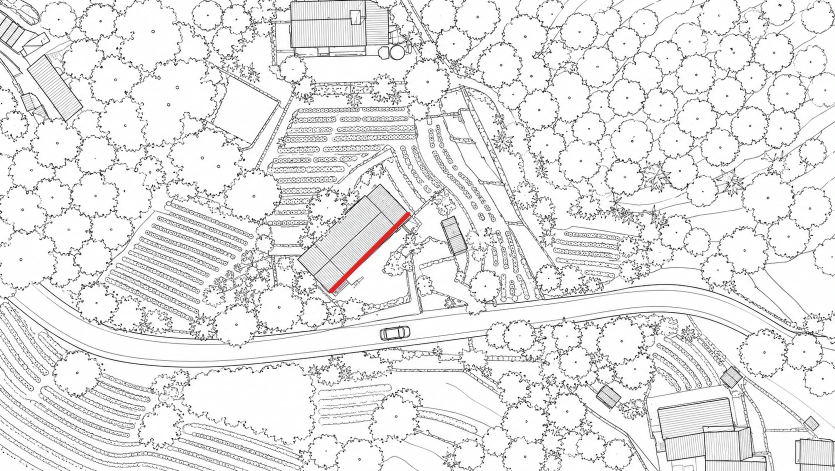
#> input picture input/site_plan.webp, 1670 x 942 px (shown at 1/2 size)
$ python image_to_cad.py ../input/site_plan.webp out.png
#> lines starting #> are read from the running program, lines starting #| are printed output that depends on the picture; after the words box and inside, x2 and y2 are one past the last pixel; in counts of white or black regions, pixels touching at a corner belong together
#!/usr/bin/env python3
"""Convert a raster site-plan line drawing into a scaled DXF.

The red reference line in the image gives the scale: its real length is
passed on the command line (default 19.5 m). Black linework is skeletonised
to 1-px centre lines, traced into polylines, simplified, and written in
millimetres (1 drawing unit = 1 mm) with the origin at the image's
bottom-left corner.
"""
import argparse
import math

import cv2
import ezdxf
import numpy as np
from PIL import Image
from skimage.morphology import skeletonize

NEIGHBOURS = [(-1, -1), (-1, 0), (-1, 1), (0, -1), (0, 1), (1, -1), (1, 0), (1, 1)]


def red_mask(rgb):
    r, g, b = (rgb[..., i].astype(int) for i in range(3))
    return (r > 140) & (r - g > 70) & (r - b > 70)


def measure_red_line(mask):
    """Return the red stroke's centre-line endpoints (px) and its length."""
    ys, xs = np.nonzero(mask)
    pts = np.stack([xs, ys], 1).astype(float)
    c = pts.mean(0)
    _, _, vt = np.linalg.svd(pts - c, full_matrices=False)
    d = vt[0]
    t = (pts - c) @ d
    extent = t.max() - t.min()
    width = len(pts) / extent  # stroke area / extent = mean stroke width
    # Round caps add half a stroke width at each end.
    half = width / 2
    p1 = c + d * (t.min() + half)
    p2 = c + d * (t.max() - half)
    return p1, p2, extent - width


def trace_skeleton(skel):
    """Split a 1-px skeleton into pixel paths between junctions/endpoints."""
    h, w = skel.shape
    padded = np.zeros((h + 2, w + 2), np.uint8)
    padded[1:-1, 1:-1] = skel
    k = np.ones((3, 3), np.uint8)
    deg = cv2.filter2D(padded, -1, k, borderType=cv2.BORDER_CONSTANT) - padded
    deg = deg * padded
    on = padded.astype(bool)
    node = on & (deg != 2)

    visited_edges = set()
    paths = []

    def walk(start, nxt):
        path = [start, nxt]
        prev, cur = start, nxt
        while not node[cur] and cur != start:
            moved = False
            for dy, dx in NEIGHBOURS:
                cand = (cur[0] + dy, cur[1] + dx)
                if cand != prev and on[cand]:
                    key = (min(cur, cand), max(cur, cand))
                    if key in visited_edges:
                        continue
                    visited_edges.add(key)
                    prev, cur = cur, cand
                    path.append(cur)
                    moved = True
                    break
            if not moved:
                break
        return path

    def start_from(p):
        for dy, dx in NEIGHBOURS:
            q = (p[0] + dy, p[1] + dx)
            if on[q]:
                key = (min(p, q), max(p, q))
                if key not in visited_edges:
                    visited_edges.add(key)
                    paths.append(walk(p, q))

    for p in zip(*np.nonzero(node)):
        start_from(p)
    # Remaining pixels belong to closed loops with no junction.
    for p in zip(*np.nonzero(on & ~node)):
        start_from(p)
    # Back to unpadded (x, y) coordinates.
    return [np.array([(c - 1, r - 1) for r, c in path], float) for path in paths]


def path_length(p):
    return float(np.sum(np.hypot(*np.diff(p, axis=0).T))) if len(p) > 1 else 0.0


def main():
    ap = argparse.ArgumentParser(description=__doc__)
    ap.add_argument("image")
    ap.add_argument("out_dxf")
    ap.add_argument("--red-length-m", type=float, default=19.5)
    ap.add_argument("--upscale", type=int, default=3)
    ap.add_argument("--threshold", type=int, default=205)
    ap.add_argument("--tolerance", type=float, default=0.35,
                    help="simplification tolerance in original pixels")
    ap.add_argument("--min-length", type=float, default=1.5,
                    help="drop isolated strokes shorter than this (original px)")
    ap.add_argument("--geom", help="also write plain-text geometry for geom2dwg")
    args = ap.parse_args()

    rgb = np.array(Image.open(args.image).convert("RGB"))
#> rgb is the input picture: shape (942, 1670, 3); mean R, G, B 231.7, 231.5, 231.5
    H, W = rgb.shape[:2]
#> H = 942; W = 1670
    red = red_mask(rgb)
#> in red_mask, `return (r > 140) & (r - g > 70) & (r - b > 70)`:
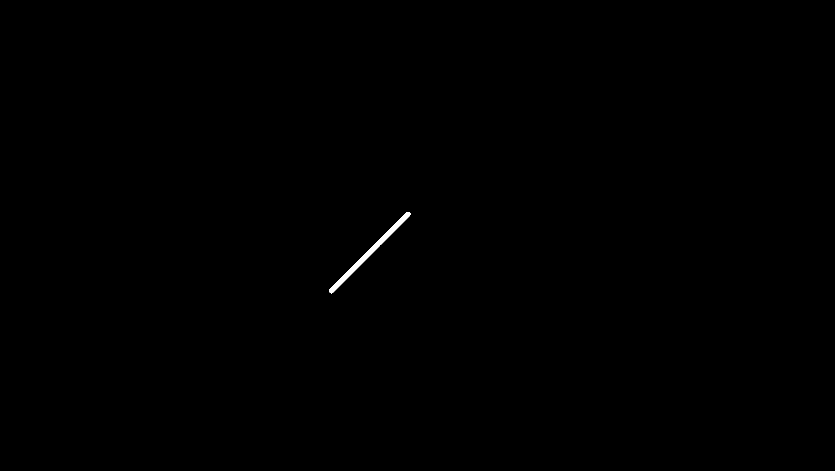
#> returned value: shape (942, 1670) bool (shown at 1/2 size); 0.14% white; 1 white region, box (x1, y1, x2, y2) and area: (658, 424, 821, 587) 2219
    p1, p2, red_px = measure_red_line(red)
#> in measure_red_line, `ys, xs = np.nonzero(mask)`: ys = 2219 values from 424 to 586; xs = 2219 values, max 820 at index 23, min 658 at index 2143, mean 738.9
#> in measure_red_line, `pts = np.stack([xs, ys], 1).astype(float)`: pts = 2219 pairs, first value 658 to 820, second value 424 to 586
#> in measure_red_line, `c = pts.mean(0)`: c = [738.9, 504.6]
#> in measure_red_line, `_, _, vt = np.linalg.svd(pts - c, full_matrices=False)`: vt = [[-0.707, 0.707], [0.707, 0.707]]
#> in measure_red_line, `d = vt[0]`: d = [-0.707, 0.707]
#> in measure_red_line, `t = (pts - c) @ d`: t = 2219 values, max 112.6 at index 2193, min -113 at index 23, mean -3.61e-14
#> in measure_red_line, `extent = t.max() - t.min()`: extent = 225.6
#> in measure_red_line, `width = len(pts) / extent`: width = 9.84
#> in measure_red_line, `half = width / 2`: half = 4.92
#> in measure_red_line, `p1 = c + d * (t.min() + half)`: p1 = [815.3, 428.2]
#> in measure_red_line, `p2 = c + d * (t.max() - half)`: p2 = [662.7, 580.8]
#> p1 = [815.3, 428.2]; p2 = [662.7, 580.8]; red_px = 215.7
    mm_per_px = args.red_length_m * 1000.0 / red_px
#> mm_per_px = 90.39
    print(f"image {W}x{H}px, red line {red_px:.1f}px -> {mm_per_px:.2f} mm/px, "
          f"sheet {W * mm_per_px / 1000:.1f} x {H * mm_per_px / 1000:.1f} m")
#| image 1670x942px, red line 215.7px -> 90.39 mm/px, sheet 151.0 x 85.1 m

    # Black linework, with the red stroke painted out.
    gray = cv2.cvtColor(rgb, cv2.COLOR_RGB2GRAY)
    red_d = cv2.dilate(red.astype(np.uint8), np.ones((5, 5), np.uint8)).astype(bool)
#> red_d: shape (942, 1670) bool; 0.22% white; 1 white region, box (x1, y1, x2, y2) and area: (656, 422, 823, 589) 3539
    gray[red_d] = 255
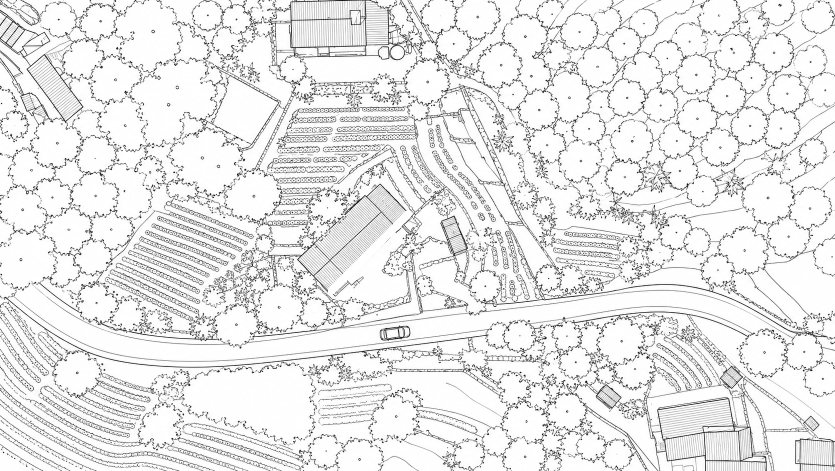
#> gray: shape (942, 1670) (shown at 1/2 size); min 0, max 255, mean 231.8
    s = args.upscale
    big = cv2.resize(gray, (W * s, H * s), interpolation=cv2.INTER_CUBIC)
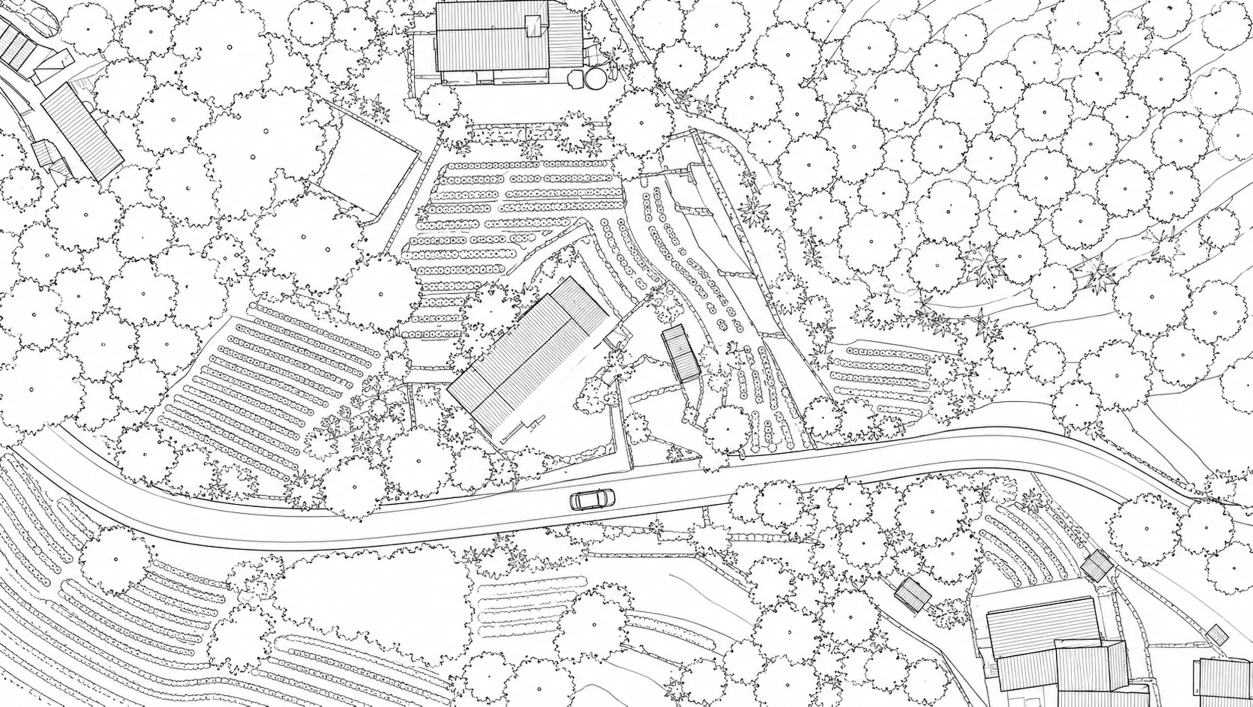
#> big: shape (2826, 5010) (shown at 1/4 size); min 0, max 255, mean 231.5
    ink = (big < args.threshold).astype(np.uint8)
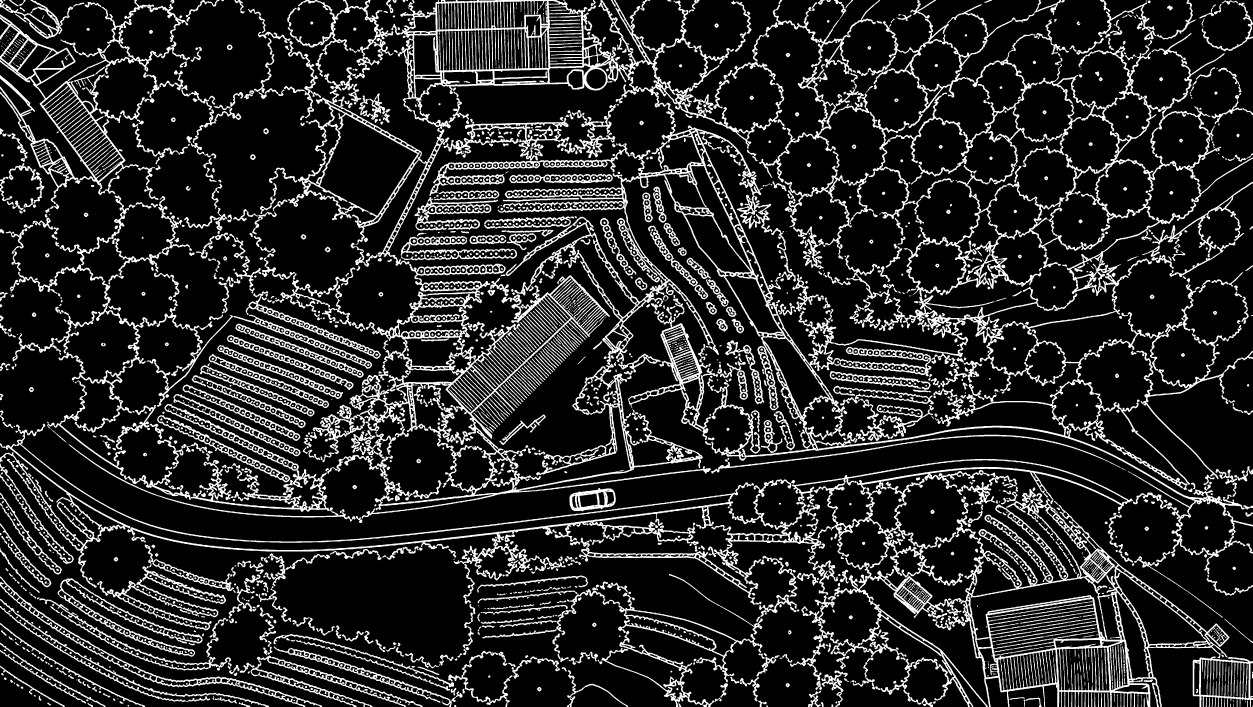
#> ink: shape (2826, 5010) (shown at 1/4 size); values 0 (black) and 1 (white), 16.3% white; 2948 white regions (376 under 20 px), largest, box (x1, y1, x2, y2) and area: (1991, 495, 5010, 2227) 214192, (1397, 1055, 2843, 2074) 164301, (3322, 1967, 4918, 2826) 161860
    ink = cv2.morphologyEx(ink, cv2.MORPH_CLOSE, np.ones((2, 2), np.uint8))
#> ink: shape (2826, 5010); values 0 (black) and 1 (white), 16.4% white; 2689 white regions (356 under 20 px), largest, box (x1, y1, x2, y2) and area: (1992, 496, 5010, 2228) 218727, (1252, 1056, 2844, 2075) 175959, (3323, 1968, 4919, 2826) 167491
    skel = skeletonize(ink.astype(bool)).astype(np.uint8)
#> skel: shape (2826, 5010); values 0 (black) and 1 (white), 2.6% white in thin lines or dots
    paths = trace_skeleton(skel)
#> in trace_skeleton, `padded[1:-1, 1:-1] = skel`:
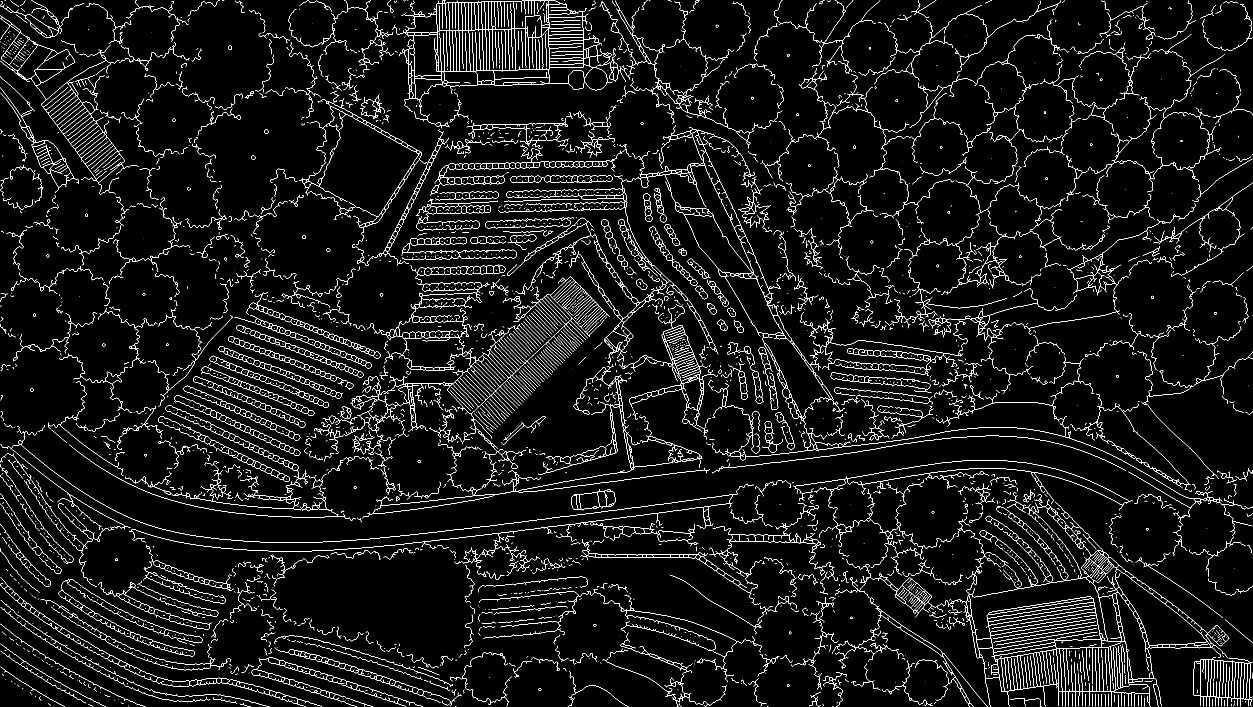
#> padded: shape (2828, 5012) (shown at 1/4 size); values 0 (black) and 1 (white), 2.6% white in thin lines or dots
#> in trace_skeleton, `deg = cv2.filter2D(padded, -1, k, borderType=cv2.BORDER_CONSTANT) - pa..`:
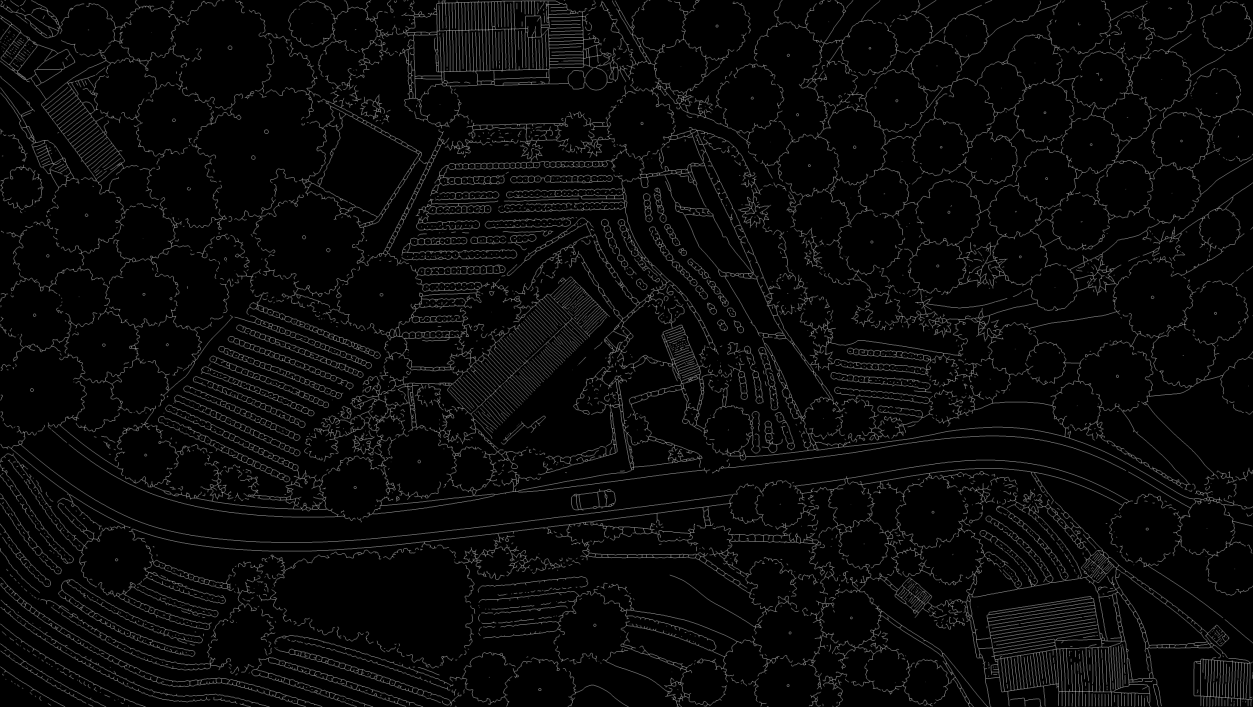
#> deg: shape (2828, 5012) (shown at 1/4 size); min 0, max 6, mean 0.206; drawn with min black and max white
#> in trace_skeleton, `node = on & (deg != 2)`: node: shape (2828, 5012) bool; 0.28% white in thin lines or dots
#> in start_from, `q = (p[0] + dy, p[1] + dx)`: q = (0, 21)

    def to_mm(pts_px):
        return [(x * mm_per_px, (H - y) * mm_per_px) for x, y in pts_px]

    layers = [("LINEWORK", 7), ("RED_LINE", 1), ("ANNOTATION", 3)]
    polylines = []  # (layer, points, closed)
    tol = args.tolerance * s
    for p in paths:
        if path_length(p) < args.min_length * s:
            continue
        closed = len(p) > 3 and np.hypot(*(p[0] - p[-1])) < 1.5
        simp = cv2.approxPolyDP(p.astype(np.float32).reshape(-1, 1, 2), tol, closed)
        simp = simp.reshape(-1, 2) / s
        if len(simp) < 2:
            continue
        polylines.append(("LINEWORK", to_mm(simp), closed and len(simp) > 2))

    # Sheet border matching the source image extent.
    Wm, Hm = W * mm_per_px, H * mm_per_px
    polylines.append(("ANNOTATION", [(0, 0), (Wm, 0), (Wm, Hm), (0, Hm)], True))

    a, b = to_mm([p1, p2])
    length_mm = math.dist(a, b)
    ang = math.degrees(math.atan2(b[1] - a[1], b[0] - a[0]))
    if ang > 90:
        ang -= 180
    elif ang < -90:
        ang += 180
    mid = ((a[0] + b[0]) / 2, (a[1] + b[1]) / 2)
    off = 1500  # text sits 1.5 m below/right of the red line
    nx, ny = -math.sin(math.radians(ang)), math.cos(math.radians(ang))
    text = (f"{length_mm / 1000:.1f}m", (mid[0] - nx * off, mid[1] - ny * off), 700.0, ang)

    doc = ezdxf.new("R2000")
    doc.header["$INSUNITS"] = 4  # millimetres
    doc.header["$MEASUREMENT"] = 1
    for name, color in layers:
        doc.layers.add(name, color=color)
    msp = doc.modelspace()
    for layer, pts, closed in polylines:
        msp.add_lwpolyline(pts, close=closed, dxfattribs={"layer": layer})
    msp.add_line(a, b, dxfattribs={"layer": "RED_LINE"})
    msp.add_text(text[0], height=text[2], rotation=text[3],
                 dxfattribs={"layer": "ANNOTATION"}).set_placement(
        text[1], align=ezdxf.enums.TextEntityAlignment.MIDDLE_CENTER)
    doc.saveas(args.out_dxf)

    if args.geom:
        # Plain-text geometry for tools/geom2dwg.c (LibreDWG writer).
        with open(args.geom, "w") as f:
            f.write(f"E 0 0 {Wm:.3f} {Hm:.3f}\n")
            for name, color in layers:
                f.write(f"L {name} {color}\n")
            for layer, pts, closed in polylines:
                coords = " ".join(f"{x:.3f} {y:.3f}" for x, y in pts)
                f.write(f"P {layer} {int(closed)} {len(pts)} {coords}\n")
            f.write(f"N RED_LINE {a[0]:.3f} {a[1]:.3f} {b[0]:.3f} {b[1]:.3f}\n")
            f.write(f"T ANNOTATION {text[1][0]:.3f} {text[1][1]:.3f} {text[2]} {text[3]:.6f} {text[0]}\n")

    print(f"{len(polylines) - 1} polylines written to {args.out_dxf}; red line {length_mm:.0f} mm")


if __name__ == "__main__":
    main()
